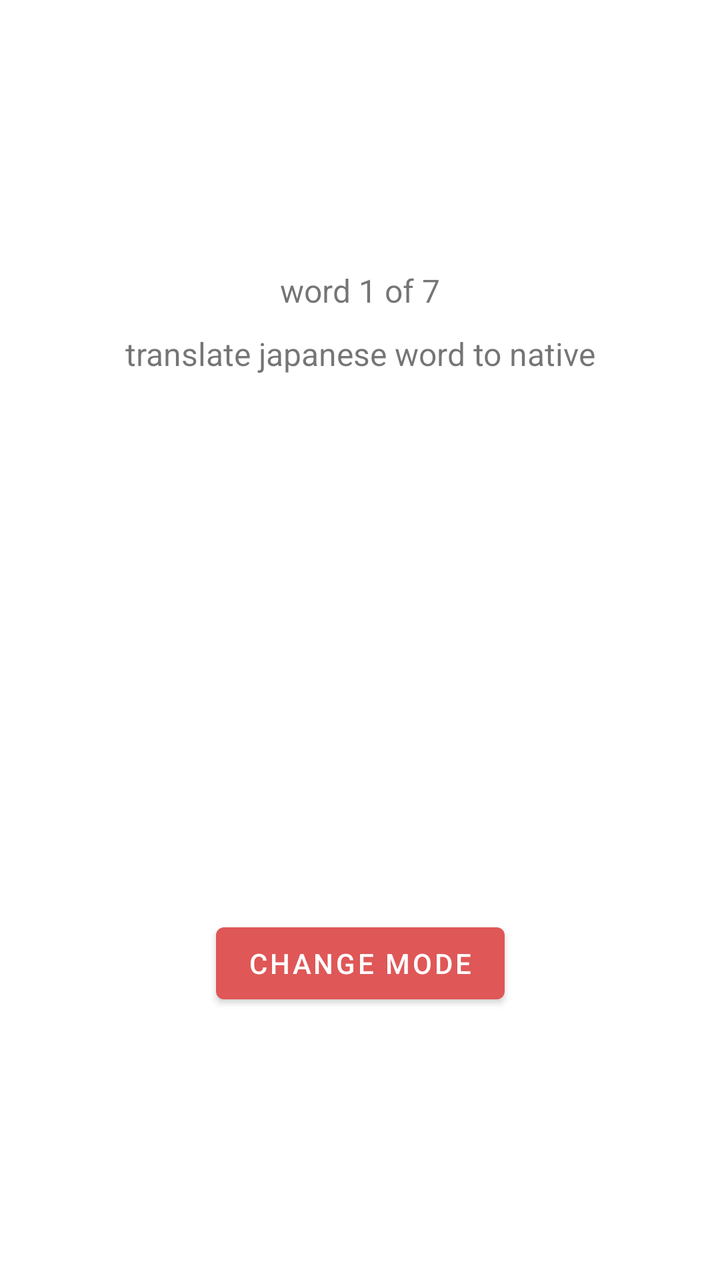
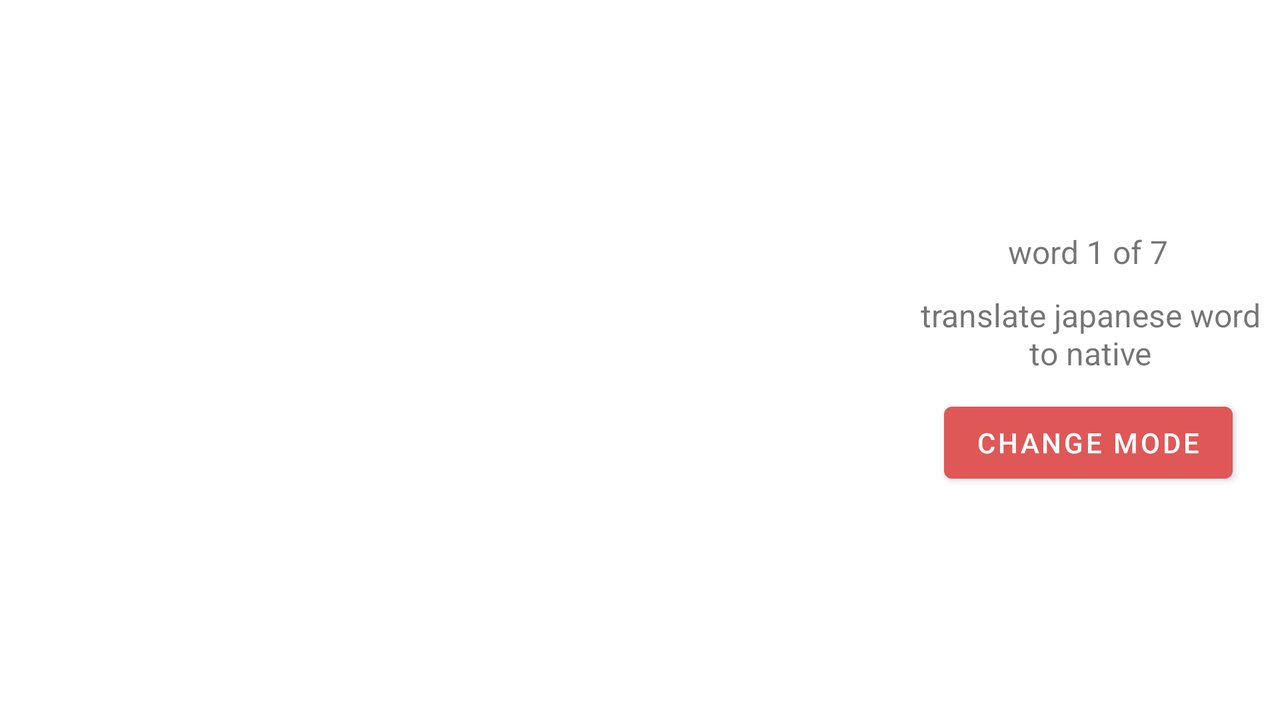

The same Android screen from two of the app's own layout files: first res/layout/ as a phone draws it, then the repository's variant for another configuration, drawn on a device whose configuration selects that folder. Both files follow.
<!-- AndroidManifest.xml: application theme Theme.Words -->
<!-- res/layout/fragment_learn.xml -->
<?xml version="1.0" encoding="utf-8"?>
<androidx.constraintlayout.widget.ConstraintLayout xmlns:android="http://schemas.android.com/apk/res/android"
    xmlns:app="http://schemas.android.com/apk/res-auto"
    xmlns:tools="http://schemas.android.com/tools"
    android:layout_width="match_parent"
    android:layout_height="match_parent"
    tools:context=".feature.learn.LearnFragment">

    <TextView
        android:id="@+id/empty_dictionary_mockup"
        android:layout_width="wrap_content"
        android:layout_height="wrap_content"
        android:layout_marginStart="8dp"
        android:layout_marginTop="8dp"
        android:layout_marginEnd="8dp"
        android:gravity="center"
        android:textSize="20sp"
        app:layout_constraintBottom_toBottomOf="parent"
        app:layout_constraintEnd_toEndOf="parent"
        app:layout_constraintStart_toStartOf="parent"
        app:layout_constraintTop_toTopOf="parent" />

    <TextView
        android:id="@+id/word_number"
        android:layout_width="wrap_content"
        android:layout_height="wrap_content"
        android:layout_marginBottom="10dp"
        android:textSize="16sp"
        tools:text="word 1 of 7"
        app:layout_constraintBottom_toTopOf="@id/mode_description"
        app:layout_constraintEnd_toEndOf="parent"
        app:layout_constraintStart_toStartOf="parent"
        app:layout_constraintTop_toTopOf="parent"
        app:layout_constraintVertical_chainStyle="packed" />

    <TextView
        android:id="@+id/mode_description"
        android:layout_width="wrap_content"
        android:layout_height="wrap_content"
        android:layout_marginBottom="10dp"
        tools:text="translate japanese word to native"
        android:textSize="16sp"
        app:layout_constraintBottom_toTopOf="@id/pager"
        app:layout_constraintEnd_toEndOf="parent"
        app:layout_constraintStart_toStartOf="parent"
        app:layout_constraintTop_toBottomOf="@id/word_number"
        app:layout_constraintVertical_chainStyle="packed" />

    <androidx.viewpager2.widget.ViewPager2
        android:id="@+id/pager"
        android:layout_width="match_parent"
        android:layout_height="250dp"
        app:layout_constraintBottom_toTopOf="@id/change_mode"
        app:layout_constraintEnd_toEndOf="parent"
        app:layout_constraintStart_toStartOf="parent"
        app:layout_constraintTop_toBottomOf="@id/mode_description"
        app:layout_constraintVertical_chainStyle="packed" />

    <Button
        android:id="@+id/change_mode"
        android:layout_width="wrap_content"
        android:layout_height="wrap_content"
        android:layout_marginTop="10dp"
        android:text="@string/string_change_mode"
        android:visibility="gone"
        tools:visibility="visible"
        app:layout_constraintBottom_toBottomOf="parent"
        app:layout_constraintEnd_toEndOf="parent"
        app:layout_constraintStart_toStartOf="parent"
        app:layout_constraintTop_toBottomOf="@id/pager" />

</androidx.constraintlayout.widget.ConstraintLayout>
<!-- resources referenced by this layout -->
<resources>
  <string name="string_change_mode">change mode</string>
  <style name="Theme.Words" parent="Theme.MaterialComponents.DayNight.DarkActionBar">
          
          <item name="colorPrimary">#DF5757</item>
          <item name="colorPrimaryVariant">#E47070</item>
          <item name="colorOnPrimary">@color/white</item>
          
          <item name="colorSecondary">@color/teal_200</item>
          <item name="colorSecondaryVariant">@color/teal_700</item>
          <item name="colorOnSecondary">@color/black</item>
          
          <item name="android:statusBarColor" tools:targetApi="l">?attr/colorPrimaryVariant</item>
          
          <item name="customPopupMenuTextColor">?attr/colorControlNormal</item>
          <item name="customPopupMenuBackground">@color/white</item>
          <item name="customDoneIconColor">?attr/colorControlNormal</item>
          <item name="wordCardViewBackground">@color/white</item>
      </style>
</resources>
<!-- res/layout-land/fragment_learn.xml (the repository's variant of the layout above) -->
<!-- drawn on the phone turned sideways -->
<?xml version="1.0" encoding="utf-8"?>
<androidx.constraintlayout.widget.ConstraintLayout xmlns:android="http://schemas.android.com/apk/res/android"
    xmlns:app="http://schemas.android.com/apk/res-auto"
    xmlns:tools="http://schemas.android.com/tools"
    android:layout_width="match_parent"
    android:layout_height="match_parent"
    tools:context=".feature.learn.LearnFragment">

    <androidx.constraintlayout.widget.Guideline
        android:id="@+id/vertical_guide_line"
        app:layout_constraintStart_toStartOf="parent"
        app:layout_constraintEnd_toEndOf="parent"
        app:layout_constraintGuide_percent="0.7"
        android:orientation="vertical"
        android:layout_width="wrap_content"
        android:layout_height="wrap_content"/>

    <TextView
        android:id="@+id/empty_dictionary_mockup"
        android:layout_width="wrap_content"
        android:layout_height="wrap_content"
        android:layout_marginStart="8dp"
        android:layout_marginTop="8dp"
        android:layout_marginEnd="8dp"
        android:gravity="center"
        android:textSize="20sp"
        app:layout_constraintBottom_toBottomOf="parent"
        app:layout_constraintEnd_toEndOf="parent"
        app:layout_constraintStart_toStartOf="parent"
        app:layout_constraintTop_toTopOf="parent" />

    <TextView
        android:id="@+id/word_number"
        android:layout_width="wrap_content"
        android:layout_height="wrap_content"
        android:layout_marginBottom="10dp"
        android:textSize="16sp"
        app:layout_constraintBottom_toTopOf="@id/mode_description"
        app:layout_constraintEnd_toEndOf="parent"
        app:layout_constraintStart_toEndOf="@id/vertical_guide_line"
        app:layout_constraintTop_toTopOf="parent"
        app:layout_constraintVertical_chainStyle="packed"
        tools:text="word 1 of 7" />

    <TextView
        android:id="@+id/mode_description"
        android:layout_width="wrap_content"
        android:layout_height="wrap_content"
        android:layout_marginEnd="10dp"
        android:layout_marginStart="12dp"
        android:textSize="16sp"
        android:gravity="center"
        app:layout_constrainedWidth="true"
        app:layout_constraintBottom_toTopOf="@id/change_mode"
        app:layout_constraintEnd_toEndOf="parent"
        app:layout_constraintStart_toEndOf="@id/vertical_guide_line"
        app:layout_constraintTop_toBottomOf="@id/word_number"
        app:layout_constraintVertical_chainStyle="packed"
        tools:text="translate japanese word to native" />

    <Button
        android:id="@+id/change_mode"
        android:layout_width="wrap_content"
        android:layout_height="wrap_content"
        android:layout_marginTop="10dp"
        android:text="@string/string_change_mode"
        app:layout_constraintBottom_toBottomOf="parent"
        app:layout_constraintEnd_toEndOf="parent"
        app:layout_constraintStart_toEndOf="@id/vertical_guide_line"
        app:layout_constraintTop_toBottomOf="@id/mode_description" />

    <androidx.viewpager2.widget.ViewPager2
        android:id="@+id/pager"
        android:layout_width="0dp"
        android:layout_height="match_parent"
        android:layout_gravity="center"
        app:layout_constraintBottom_toBottomOf="parent"
        app:layout_constraintEnd_toStartOf="@id/vertical_guide_line"
        app:layout_constraintStart_toStartOf="parent"
        app:layout_constraintTop_toTopOf="parent"
        app:layout_constraintVertical_chainStyle="packed"/>

</androidx.constraintlayout.widget.ConstraintLayout>
